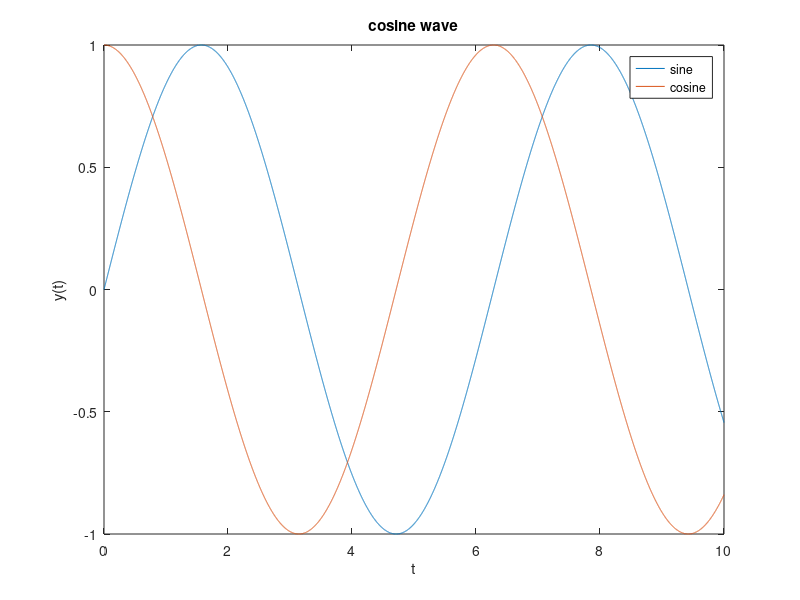

MATLAB code to generate this figure:
t = (0:0.001:10);
x = sin(t);
plot(t,x);
xlabel('t');
ylabel('x(t)');
title('sine wave');
hold on;

y =  cos(t);
plot(t,y);
xlabel("t");
ylabel("y(t)");
title("cosine wave");
legend("sine", "cosine");
hold off;

